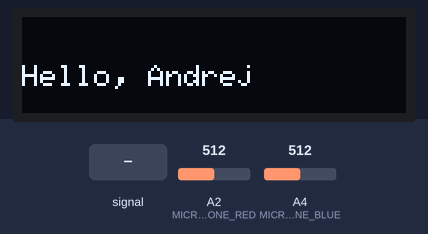
Bench run of a sketch on a simulated Arduino Uno, built with avr-gcc and run on an emulated ATmega328P. Shown: 128×32 one-colour display. The test bench sets the inputs (shaded band); at power-on: A4 (MICROPHONE_BLUE) = 512, A2 (MICROPHONE_RED) = 512. What the sketch prints to the serial monitor is not drawn.

Above: at 0.1 s.
3.3 s: A4 (MICROPHONE_BLUE) fed a 200 Hz sine of ±255 counts around its level
4.8 s: A2 (MICROPHONE_RED) fed a 200 Hz sine of ±460 counts around its level
At 5.63 s:
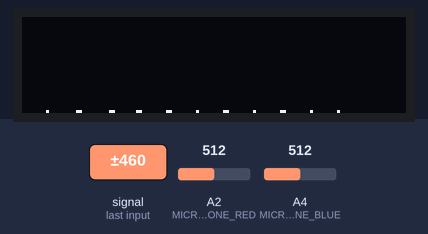
6.6 s: A4 (MICROPHONE_BLUE) set to 111
8.2 s: A4 (MICROPHONE_BLUE) set to 92
At 9.5 s:
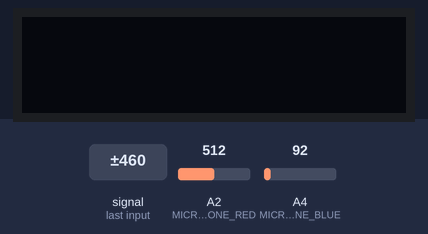
9.7 s: A2 (MICROPHONE_RED) set to 105
11.2 s: A2 (MICROPHONE_RED) set to 89
Timing chart, 0 to 14.2 s (numbered marks = the images above; inputs shaded):
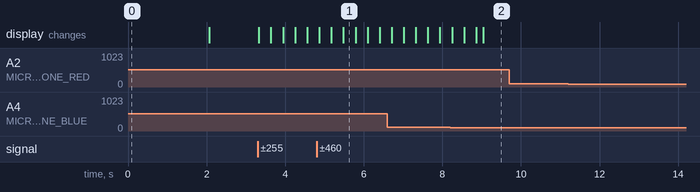

Measured:
- after the input at 9.7 s, every drawn part: stays the same
- after the input at 11.2 s, every drawn part: stays the same

The sketch:

audioVisualiser.ino
```cpp
#include <arduinoFFT.h>
#include <Wire.h>
#include <Adafruit_GFX.h>
#include <Adafruit_SSD1306.h>
#include <SPI.h>


#define SCREEN_WIDTH 128 // OLED display width, in pixels
#define SCREEN_HEIGHT 32 // OLED display height, in pixels
#define OLED_RESET    -1


#define MICROPHONE_BLUE 4
#define MICROPHONE_RED 2

int blueMin = 100;
int blueMax = 100;
int redMin = 100;
int redMax = 100;

int micValue [128];

double im[128], data[128];
int i = 0, val;
int x = 0, ylim =32;


// Declaration for an SSD1306 display connected to I2C (SDA, SCL pins)
Adafruit_SSD1306 display(SCREEN_WIDTH, SCREEN_HEIGHT, &Wire, OLED_RESET);

arduinoFFT FFT = arduinoFFT();

void setup() {
 Serial.begin(115200);
  pinMode(MICROPHONE_RED,INPUT);
  pinMode(MICROPHONE_BLUE,INPUT);
  if(!display.begin(SSD1306_SWITCHCAPVCC, 0x3C)) { // Address 0x3D for 128x64
    Serial.println(F("SSD1306 allocation failed"));
    for(;;);
  }
  printGreeting();
}

void loop() {
  listen();

}

void printGreeting()
{
  display.clearDisplay();
  display.setTextSize(1);
  display.setTextColor(SSD1306_WHITE);
  display.setCursor(0, 16);
  display.println(F("Hello, Andrej"));
  display.display();      // Show initial text
  delay(2000);
  display.clearDisplay();
}

void listen()
{
  int blueValue=analogRead(MICROPHONE_BLUE);
  int redValue=analogRead(MICROPHONE_RED);
  for (int i = 127; i > 0; i--)
  {
    micValue[i] = micValue[i-1];
  }
  int offset = 700 ;
  micValue[0] = (int)(((blueValue-offset)*32)/(1800-offset)); //2224 is for blueMic 4905 is for redMic
  //micValue[0] = (int)(((redValue)*32)/(4096)); //4096 is since the inputs of the ESP32 are 12-bit inputs.
  displayMusic();
  calculateMaxAndMin(blueValue,redValue);
  displayValues(blueValue, redValue);
 // analyseFrequency();
}

void displayMusic()
{
  display.clearDisplay();

  for(int i = 0; i<127;i++)
  {
    display.drawLine(i,32,i,(32-micValue[i]),SSD1306_WHITE);
  }

  display.display();

}

void calculateMaxAndMin(int blueValue, int redValue)
{
  if (blueValue>blueMax)
  {
    blueMax = blueValue;
  } else if (blueValue<blueMin)
  {
    blueMin = blueValue;
  }

  if (redValue>redMax)
  {
    redMax = redValue;
  }else if (redValue<redMin)
  {
    redMin = redValue;
  }
}

void displayValues(int blueValue, int redValue)
{
  Serial.print("BLUE: ");
  Serial.print(blueValue);
  Serial.print(" ");
  Serial.print(blueMin);
  Serial.print(" ");
  Serial.print(blueMax);
  Serial.println("");
  Serial.print("RED: ");
  Serial.print(redValue);
  Serial.print(" ");
  Serial.print(redMin);
  Serial.print(" ");
  Serial.println(redMax);
  Serial.println("");
}

void analyseFrequency()
{
  int min = 0, max = 4096;
  for (int i = 0; i<128; i++)
  {
    val = analogRead(MICROPHONE_BLUE);
    data[i]=val/4-128;
    im[i]=0;
    if (val>max)
    {
      max=val;
    }
    if (val<min)
    {
      min=val;
    }
  }
  FFT.Compute(data, im,128,FFT_FORWARD); //PREFORMS FFT ON THE DATA ARRAY - 128 is the sample size (needs to be a power of 2). shuld we take 8 samples for the lights ????
}

void displayFrequency ()
{
   display.clearDisplay();

  for(int i = 0; i<128;i++)
  {
    int dat = sqrt(data[i]*data[i]+im[i]*im[i]);
    display.drawLine(i,ylim,i,ylim-dat,SSD1306_WHITE);
  }

  display.display();
}
```
